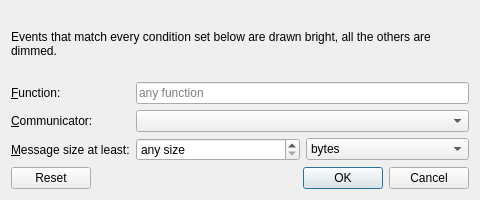
<?xml version="1.0" encoding="UTF-8"?>
<ui version="4.0">
 <class>HighlightDialog</class>
 <widget class="QDialog" name="HighlightDialog">
  <property name="geometry">
   <rect>
    <x>0</x>
    <y>0</y>
    <width>480</width>
    <height>200</height>
   </rect>
  </property>
  <property name="windowTitle">
   <string>Highlight</string>
  </property>
  <layout class="QVBoxLayout" name="verticalLayout">
   <item>
    <widget class="QLabel" name="labelHint">
     <property name="text">
      <string>Events that match every condition set below are drawn bright, all the others are dimmed.</string>
     </property>
     <property name="wordWrap">
      <bool>true</bool>
     </property>
    </widget>
   </item>
   <item>
    <layout class="QFormLayout" name="formLayout">
     <item row="0" column="0">
      <widget class="QLabel" name="labelFunction">
       <property name="text">
        <string>&amp;Function:</string>
       </property>
       <property name="buddy">
        <cstring>editFunction</cstring>
       </property>
      </widget>
     </item>
     <item row="0" column="1">
      <widget class="QLineEdit" name="editFunction">
       <property name="placeholderText">
        <string>any function</string>
       </property>
      </widget>
     </item>
     <item row="1" column="0">
      <widget class="QLabel" name="labelComm">
       <property name="text">
        <string>&amp;Communicator:</string>
       </property>
       <property name="buddy">
        <cstring>comboComm</cstring>
       </property>
      </widget>
     </item>
     <item row="1" column="1">
      <widget class="QComboBox" name="comboComm"/>
     </item>
     <item row="2" column="0">
      <widget class="QLabel" name="labelSize">
       <property name="text">
        <string>&amp;Message size at least:</string>
       </property>
       <property name="buddy">
        <cstring>spinSize</cstring>
       </property>
      </widget>
     </item>
     <item row="2" column="1">
      <layout class="QHBoxLayout" name="sizeLayout">
       <item>
        <widget class="QSpinBox" name="spinSize">
         <property name="specialValueText">
          <string>any size</string>
         </property>
         <property name="maximum">
          <number>1000000000</number>
         </property>
        </widget>
       </item>
       <item>
        <widget class="QComboBox" name="comboUnit">
         <item>
          <property name="text">
           <string>bytes</string>
          </property>
         </item>
         <item>
          <property name="text">
           <string>KiB</string>
          </property>
         </item>
         <item>
          <property name="text">
           <string>MiB</string>
          </property>
         </item>
        </widget>
       </item>
      </layout>
     </item>
    </layout>
   </item>
   <item>
    <widget class="QDialogButtonBox" name="buttonBox">
     <property name="standardButtons">
      <set>QDialogButtonBox::Cancel|QDialogButtonBox::Ok|QDialogButtonBox::Reset</set>
     </property>
    </widget>
   </item>
  </layout>
 </widget>
 <resources/>
 <connections>
  <connection>
   <sender>buttonBox</sender>
   <signal>rejected()</signal>
   <receiver>HighlightDialog</receiver>
   <slot>reject()</slot>
  </connection>
 </connections>
</ui>
